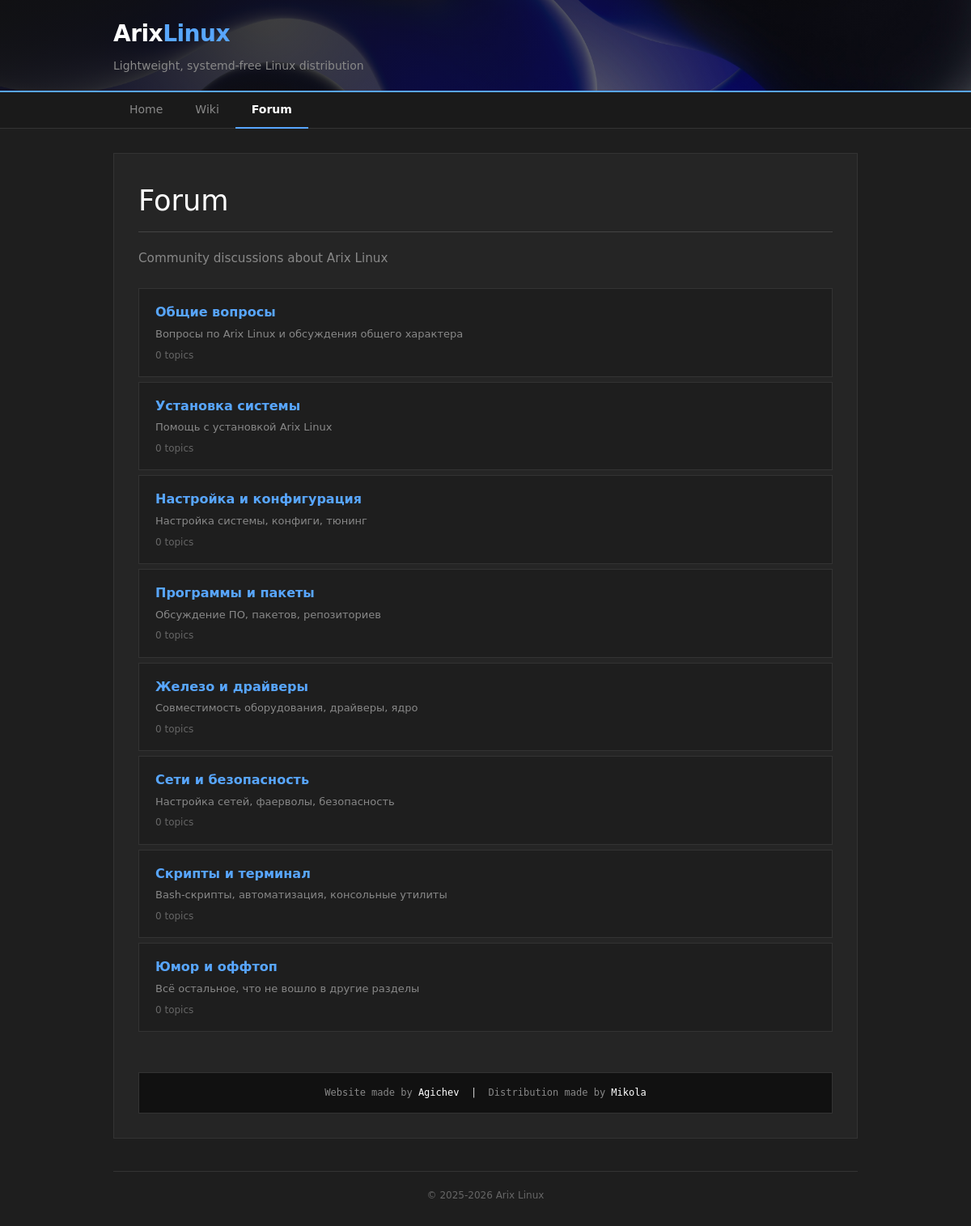
/forum.php, run on the app's committed database.
### tables this page shows
CREATE TABLE boards (
    id INT AUTO_INCREMENT PRIMARY KEY,
    name VARCHAR(100) NOT NULL,
    description TEXT NOT NULL,
    slug VARCHAR(100) NOT NULL UNIQUE,
    sort_order INT NOT NULL DEFAULT 0,
    created_at TIMESTAMP DEFAULT CURRENT_TIMESTAMP
);

### config.php (called while the page is built, shortened)
<?php
function escape($str) {
    return htmlspecialchars($str, ENT_QUOTES, 'UTF-8');
}

### forum.php (the view, shortened to what this page needs)
<?php
$isStandalone = !defined('ROUTER_ACTIVE');
if ($isStandalone) {
    require_once __DIR__ . '/config.php';
    $page = 'forum';
    include __DIR__ . '/includes/header.php';
}
$boardSlug = isset($_GET['board']) ? $_GET['board'] : '';
if ($boardSlug) {
    $stmt = $pdo->prepare('SELECT * FROM boards WHERE slug = ?');
    $stmt->execute([$boardSlug]);
    $board = $stmt->fetch();
    if (!$board) {
        echo '<div class="alert">Board not found.</div>';
        if ($isStandalone) include __DIR__ . '/includes/footer.php';
        return;
    }
    $perPage = 20;
    $pageNum = isset($_GET['p']) ? max(1, (int)$_GET['p']) : 1;
    $offset = ($pageNum - 1) * $perPage;
    $totalStmt = $pdo->prepare('SELECT COUNT(*) FROM posts WHERE board_id = ?');
    $totalStmt->execute([$board['id']]);
    $totalPosts = (int)$totalStmt->fetchColumn();
    $totalPages = max(1, ceil($totalPosts / $perPage));
    $stmt = $pdo->prepare('SELECT p.*, (SELECT COUNT(*) FROM replies WHERE post_id = p.id) AS reply_count FROM posts p WHERE board_id = ? ORDER BY p.created_at DESC LIMIT ? OFFSET ?');
    $stmt->execute([$board['id'], $perPage, $offset]);
    $posts = $stmt->fetchAll();
    ?>
    <div class="breadcrumb">
        <a href="/forum.php">Forum</a>
        <span class="sep">/</span>
        <span><?= escape($board['name']) ?></span>
    </div>
    <div class="forum-actions">
        <a href="/newpost.php?board=<?= escape($board['slug']) ?>" class="btn btn-primary">+ New post</a>
    </div>
    <?php if (empty($posts)): ?>
        <div class="forum-empty">No posts yet. Be the first!</div>
    <?php else: ?>
        <table class="forum-post-list">
            <thead>
                <tr>
                    <th>Topic</th>
                    <th style="width:80px;text-align:center;">Replies</th>
                    <th style="width:160px;">Posted</th>
                </tr>
            </thead>
            <tbody>
                <?php foreach ($posts as $post): ?>
                    <tr>
                        <td>
                            <a href="/post.php?id=<?= $post['id'] ?>" class="post-title"><?= escape($post['title']) ?></a>
                        </td>
                        <td class="post-replies"><?= $post['reply_count'] ?></td>
                        <td class="post-meta"><?= date('Y-m-d H:i', strtotime($post['created_at'])) ?></td>
                    </tr>
                <?php endforeach; ?>
            </tbody>
        </table>
        <?php if ($totalPages > 1): ?>
            <div class="pagination">
                <?php for ($i = 1; $i <= $totalPages; $i++): ?>
                    <?php if ($i === $pageNum): ?>
                        <span class="current"><?= $i ?></span>
                    <?php else: ?>
                        <a href="/forum.php?board=<?= escape($board['slug']) ?>&p=<?= $i ?>"><?= $i ?></a>
                    <?php endif; ?>
                <?php endfor; ?>
            </div>
        <?php endif; ?>
    <?php endif; ?>
    <?php
} else {
    $boards = $pdo->query('SELECT b.*, (SELECT COUNT(*) FROM posts WHERE board_id = b.id) AS post_count FROM boards b ORDER BY b.sort_order')->fetchAll();
    ?>
    <h1>Forum</h1>
    <p class="page-desc">Community discussions about Arix Linux</p>
    <div class="forum-boards">
        <?php foreach ($boards as $board): ?>
            <div class="forum-board">
                <a href="/forum.php?board=<?= escape($board['slug']) ?>">
                    <div class="board-name"><?= escape($board['name']) ?></div>
                    <div class="board-desc"><?= escape($board['description']) ?></div>
                    <div class="board-stats"><?= $board['post_count'] ?> topics</div>
                </a>
            </div>
        <?php endforeach; ?>
    </div>
    <?php
}
if ($isStandalone) include __DIR__ . '/includes/footer.php';

### includes/header.php (shortened to what this page needs)
<!DOCTYPE html>
<html lang="en">
<head>
    <link rel="stylesheet" href="/css/style.css">
</head>
<body>
<?php
$bgImages = [
    '/pictures/_ (5).jpeg',
    '/pictures/alexandre-debieve-FO7JIlwjOtU-unsplash.jpg',
    '/pictures/bermix-studio-bCrM2e1M0a4-unsplash.jpg',
    '/pictures/daniel-falcao-Pt27b3dRdVA-unsplash.jpg',
    '/pictures/dima-solomin-inx88HqItBU-unsplash.jpg',
    '/pictures/enrique-alarcon-lg9mt2IgR7I-unsplash.jpg',
    '/pictures/ethan-da-silva-50iz5FOQDqM-unsplash.jpg',
    '/pictures/eury-escudero-TSt0b5MHBz8-unsplash.jpg',
    '/pictures/luis-villasmil-S2qA7JhjI6Y-unsplash.jpg',
    '/pictures/milad-fakurian-saOPkvma85M-unsplash.jpg',
    '/pictures/muha-ajjan-sL2BRR1cuvM-unsplash.jpg',
    '/pictures/pawel-nolbert-4u2U8EO9OzY-unsplash.jpg',
    '/pictures/philipp-katzenberger-iIJrUoeRoCQ-unsplash.jpg',
    '/pictures/vasilis-chatzopoulos-JcUQoTOeW3s-unsplash.jpg',
    '/pictures/vimal-s-ZhVUAUc8V4s-unsplash.jpg',
    '/pictures/xt7-core-H6qAK5Wg3C0-unsplash.jpg',
    '/pictures/yousef-samuil-hsFbf2QGMsk-unsplash.jpg'
];
$headerBg = $bgImages[array_rand($bgImages)];
?>
    <header id="site-header" data-bg="<?= $headerBg ?>">
        <div class="header-content">
            <div class="logo">Arix<span>Linux</span></div>
            <div class="tagline">Lightweight, systemd-free Linux distribution</div>
        </div>
    </header>
    <nav class="main-nav">
        <div class="nav-inner">
            <a href="/" class="<?= $page === 'home' ? 'active' : '' ?>">Home</a>
            <a href="/wiki.php" class="<?= $page === 'wiki' ? 'active' : '' ?>">Wiki</a>
            <a href="/forum.php" class="<?= $page === 'forum' ? 'active' : '' ?>">Forum</a>
        </div>
    </nav>
<?php if ($page !== 'home'): ?>
    <div class="container">
        <div class="content">
<?php endif; ?>

### includes/footer.php (shortened to what this page needs)
<?php if ($page !== 'home'): ?>
            <div class="credits">
                <span>Website made by</span> <strong>Agichev</strong> &nbsp;|&nbsp; <span>Distribution made by</span> <strong>Mikola</strong>
            </div>
        </div>
        <footer>
            &copy; 2025-2026 Arix Linux
        </footer>
    </div>
<?php endif; ?>
</body>
</html>

### css/style.css (style rules this page uses)
* { box-sizing: border-box; }
body { font-family: "DejaVu Sans", "Liberation Sans", Arial, Helvetica, sans-serif; background-color: #1e1e1e; color: #dcdcdc; line-height: 1.6; margin: 0; padding: 0; }
a { color: #58a6ff; text-decoration: none; }
header { background-color: #111; background-size: cover; background-position: center; background-repeat: no-repeat; border-bottom: 2px solid #58a6ff; padding: 20px 0; position: relative; transition: background-image 1.5s ease-in-out; }
header::before { content: ''; position: absolute; top: 0; left: 0; right: 0; bottom: 0; background: linear-gradient(135deg, rgba(17,17,17,0.92) 0%, rgba(17,17,17,0.7) 40%, rgba(17,17,17,0.3) 100%); pointer-events: none; }
.header-content { max-width: 960px; margin: 0 auto; padding: 0 20px; position: relative; z-index: 1; }
.logo { font-size: 28px; font-weight: bold; color: #ffffff; margin: 0; letter-spacing: -0.5px; }
.logo span { color: #58a6ff; }
.tagline { font-size: 14px; color: #888; margin: 5px 0 0 0; }
.main-nav { background-color: #1a1a1a; border-bottom: 1px solid #333; padding: 0; }
.main-nav .nav-inner { max-width: 960px; margin: 0 auto; padding: 0 20px; display: flex; gap: 0; }
.main-nav a { display: block; padding: 10px 20px; color: #888; font-size: 14px; border-bottom: 2px solid transparent; margin-bottom: -1px; transition: color 0.2s, border-color 0.2s; }
.main-nav a.active { color: #fff; border-bottom-color: #58a6ff; font-weight: bold; }
.container { max-width: 960px; margin: 30px auto; padding: 0 20px; }
.content { background-color: #252525; border: 1px solid #333; padding: 30px; }
h1, h2, h3 { color: #ffffff; font-weight: normal; }
h1 { font-size: 2.2em; margin-top: 0; margin-bottom: 20px; border-bottom: 1px solid #444; padding-bottom: 10px; }
p { margin: 0 0 15px 0; }
footer { margin-top: 40px; border-top: 1px solid #333; padding-top: 20px; text-align: center; font-size: 12px; color: #666; }
.credits { margin-top: 50px; background-color: #111; border: 1px solid #333; padding: 15px; text-align: center; font-family: "DejaVu Sans Mono", "Liberation Mono", Consolas, monospace; font-size: 12px; }
.credits span { color: #888; }
.credits strong { color: #fff; font-weight: normal; }
.page-desc { color: #888; font-size: 0.95em; margin-bottom: 25px; }
.forum-boards { display: flex; flex-direction: column; gap: 6px; }
.forum-board { background-color: #1e1e1e; border: 1px solid #333; transition: border-color 0.2s; }
.forum-board a { display: block; padding: 16px 20px; color: #dcdcdc; text-decoration: none; }
.forum-board .board-name { font-size: 16px; font-weight: bold; color: #58a6ff; margin-bottom: 4px; }
.forum-board .board-desc { font-size: 13px; color: #888; }
.forum-board .board-stats { font-size: 12px; color: #666; margin-top: 6px; }

### data on the page
boards: name "Общие вопросы", description "Вопросы по Arix Linux и обсуждения общего характера", post_count "0"
boards: name "Установка системы", description "Помощь с установкой Arix Linux", post_count "0"
boards: name "Настройка и конфигурация", description "Настройка системы, конфиги, тюнинг", post_count "0"
boards: name "Программы и пакеты", description "Обсуждение ПО, пакетов, репозиториев", post_count "0"
boards: name "Железо и драйверы", description "Совместимость оборудования, драйверы, ядро", post_count "0"
boards: name "Сети и безопасность", description "Настройка сетей, фаерволы, безопасность", post_count "0"
boards: name "Скрипты и терминал", description "Bash-скрипты, автоматизация, консольные утилиты", post_count "0"
boards: name "Юмор и оффтоп", description "Всё остальное, что не вошло в другие разделы", post_count "0"
